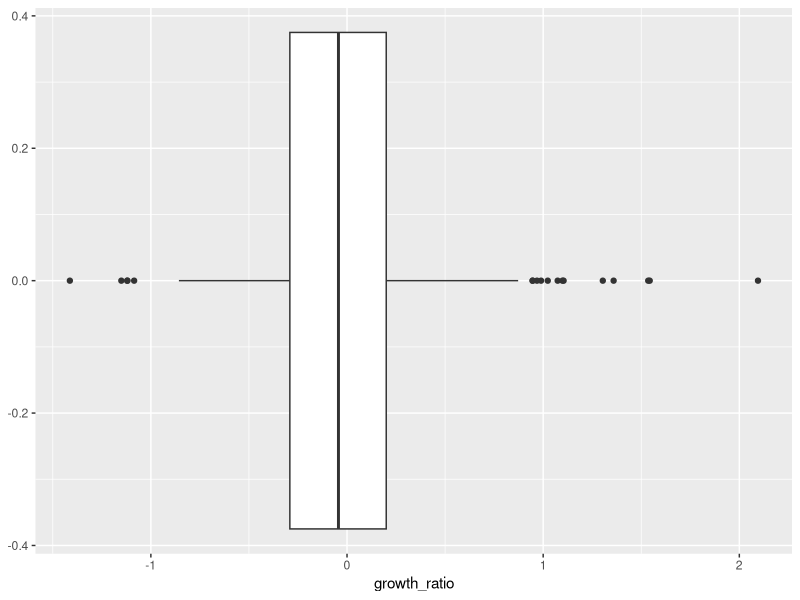

The R source for this figure:
## ---- chunk 1
knitr::opts_chunk$set(echo = TRUE)
## ---- chunk 2
library(tidyverse)
library(stringr)
## ---- chunk 3
data <- read_csv("free_speech_indicators.csv")
## ---- chunk 4
head(data)
## ---- chunk 5
colnames(data) <- str_c(colnames(data),data[1,])
## ---- chunk 6
data <- data[-1,]
## ---- chunk 7
head(data)
## ---- chunk 8
estimate_data <- data %>%
  rename(
    country = `...1Country/Territory`,
    code = `...2Code`
    ) %>%
  select(
    country, code, contains("Estimate")
  )
## ---- chunk 9
head(estimate_data)
## ---- chunk 10
stderr_data <- data %>%
  rename(
    country = `...1Country/Territory`,
    code = `...2Code`
    ) %>%
  select(
    country, code, contains("StdErr")
  )
## ---- chunk 11
numsrc_data <- data %>%
  rename(
    country = `...1Country/Territory`,
    code = `...2Code`
    ) %>%
  select(
    country, code, contains("NumSrc")
  )
## ---- chunk 12
rank_data <- data %>%
  rename(
    country = `...1Country/Territory`,
    code = `...2Code`
    ) %>%
  select(
    country, code, contains("Rank")
  )
## ---- chunk 13
lower_data <- data %>%
  rename(
    country = `...1Country/Territory`,
    code = `...2Code`
    ) %>%
  select(
    country, code, contains("Lower")
  )
## ---- chunk 14
upper_data <- data %>%
  rename(
    country = `...1Country/Territory`,
    code = `...2Code`
    ) %>%
  select(
    country, code, contains("Upper")
  )
## ---- chunk 15
parse_year <- function(col_value) {
  regex <- "\\d{4}"
  extracted <- str_extract(col_value, regex)
  
  if (is.na(extracted)) {
    return(col_value)
  }
  return(extracted)
}
## ---- chunk 16
colnames(estimate_data) <- colnames(estimate_data) %>% lapply(parse_year) %>% unlist()
## ---- chunk 17
head(estimate_data)
## ---- chunk 18
colnames(stderr_data) <- colnames(stderr_data) %>% lapply(parse_year) %>% unlist()
## ---- chunk 19
colnames(numsrc_data) <- colnames(numsrc_data) %>% lapply(parse_year) %>% unlist()
## ---- chunk 20
colnames(rank_data) <- colnames(rank_data) %>% lapply(parse_year) %>% unlist()
## ---- chunk 21
colnames(lower_data) <- colnames(lower_data) %>% lapply(parse_year) %>% unlist()
## ---- chunk 22
colnames(upper_data) <- colnames(upper_data) %>% lapply(parse_year) %>% unlist()
## ---- chunk 23
estimate_data <- estimate_data %>%
  gather("year","estimate",3:24)
## ---- chunk 24
stderr_data <- stderr_data %>%
  gather("year","stderr",3:24)
## ---- chunk 25
numsrc_data <- numsrc_data %>%
  gather("year","numsrc",3:24)
## ---- chunk 26
rank_data <- rank_data %>%
  gather("year","rank",3:24)
## ---- chunk 27
lower_data <- lower_data %>%
  gather("year","lower",3:24)
## ---- chunk 28
upper_data <- upper_data %>%
  gather("year","upper",3:24)
## ---- chunk 29
estimate_data$stderr = stderr_data$stderr
estimate_data$numsrc = numsrc_data$numsrc
estimate_data$rank = rank_data$rank
estimate_data$lower = lower_data$lower
estimate_data$upper = upper_data$upper
## ---- chunk 30
estimate_data[,3:8] <- sapply(estimate_data[,3:8],as.double)
## ---- chunk 31
estimate_data %>%
  filter(year == 2020) %>%
  arrange(estimate) %>%
  select(country, estimate) %>%
  head(10)
  
## ---- chunk 32
countries_data <- as_tibble(unique(estimate_data$country))
## ---- chunk 33
get_total_change <- function(country_name){
  values_vector <- estimate_data %>%
                    filter(country==country_name) %>%
                    pull(estimate) %>%
                    .[!is.na(.)]
  
  return(tail(values_vector, n=1) - values_vector[1])
}

## ---- chunk 34
get_total_change("Zimbabwe")
## ---- chunk 35
countries_data$growth_ratio <- countries_data$value %>% lapply(get_total_change) %>% unlist()
## ---- chunk 36
countries_data %>%
  ggplot() +
  geom_boxplot(aes(x=growth_ratio))
## ---- chunk 37
countries_data %>%
  arrange(growth_ratio)
